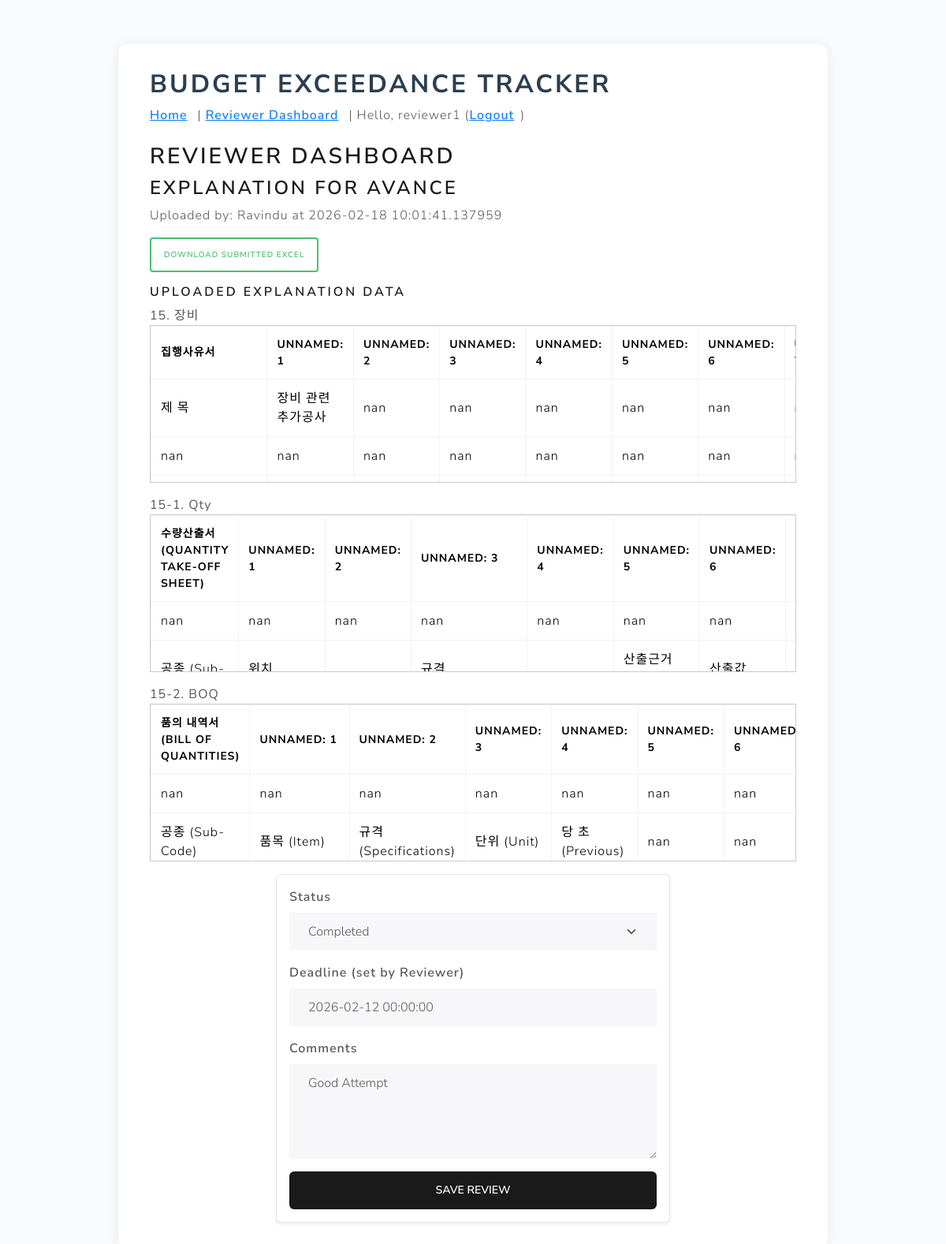
/review/3 (signed in), run on the app's committed database.
### models.py (models this page shows, shortened)
class User(UserMixin, db.Model):
    id = db.Column(db.Integer, primary_key=True)
    name = db.Column(db.String(120), nullable=False, unique=True)
    email = db.Column(db.String(200), nullable=True)
    role = db.Column(db.String(50), nullable=False)  # 'PIC' or 'Reviewer'
    password_hash = db.Column(db.String(200), nullable=True)

class Trade(db.Model):
    id = db.Column(db.Integer, primary_key=True)
    name = db.Column(db.String(200), unique=True, nullable=False)
    incharge = db.Column(db.String(120), nullable=True)

class Explanation(db.Model):
    id = db.Column(db.Integer, primary_key=True)
    trade_id = db.Column(db.Integer, db.ForeignKey('trade.id'), nullable=False)
    user_id = db.Column(db.Integer, db.ForeignKey('user.id'), nullable=False)
    filename = db.Column(db.String(300), nullable=True)
    data_json = db.Column(db.Text, nullable=True)  # parsed excel as JSON
    status = db.Column(db.String(50), default='Submitted')  # Submitted, Reviewed, Needs Changes
    reviewer_comments = db.Column(db.Text, nullable=True)
    deadline = db.Column(db.DateTime, nullable=True)
    uploaded_at = db.Column(db.DateTime, default=datetime.utcnow)
    trade = db.relationship('Trade', backref=db.backref('explanations', lazy=True))
    user = db.relationship('User', backref=db.backref('explanations', lazy=True))
    def get_data(self):
        try:
            return json.loads(self.data_json or '{}')
        except Exception:
            return {}

### app.py (the view, shortened to what this page needs)
    @app.route('/review/<int:explanation_id>', methods=['GET', 'POST'])
    @login_required
    def review_explanation(explanation_id):
        if current_user.role not in ('Reviewer', 'Admin'):
            flash('Only Reviewer or Admin can perform reviews', 'error')
            return redirect(url_for('review_dashboard'))
        expl = Explanation.query.get_or_404(explanation_id)
        data = expl.get_data()
        return render_template('reviewer.html', explanations=[expl], single=True, data=data)

### templates/reviewer.html (shortened to what this page needs)
{% extends 'base.html' %}
{% block content %}
  <h2>Reviewer Dashboard</h2>
  {% if single %}
    <h3>Explanation for {{ explanations[0].trade.name }}</h3>
    <p>Uploaded by: {{ explanations[0].user.name }} at {{ explanations[0].uploaded_at }}</p>
    {% if explanations[0].filename %}
      <a class="btn btn-outline-success btn-sm mb-3" href="/download/{{ explanations[0].id }}">
        Download Submitted Excel
      </a>
    {% endif %}
    <h5>Uploaded Explanation Data</h5>
    {% if data %}
      {% for sheet, rows in data.items() %}
        <div class="mb-3">
          <strong>{{ sheet }}</strong>
          {% if rows and rows|length > 0 %}
            <div style="max-height:200px; overflow:auto; border:1px solid #ccc;">
              <table class="table table-sm table-bordered">
                <thead>
                  <tr>
                    {% for col in rows[0].keys() %}<th>{{ col }}</th>{% endfor %}
                  </tr>
                </thead>
                <tbody>
                  {% for row in rows %}
                    <tr>
                      {% for col in rows[0].keys() %}<td>{{ row[col] }}</td>{% endfor %}
                    </tr>
                  {% endfor %}
                </tbody>
              </table>
            </div>
          {% else %}
            <div class="text-muted">No data in this sheet.</div>
          {% endif %}
        </div>
      {% endfor %}
    {% else %}
      <div class="text-muted">No explanation data uploaded.</div>
    {% endif %}
    <form method="post" class="p-3 rounded bg-light shadow-sm" style="max-width:500px;margin:auto;">
      <div class="mb-3">
        <label class="form-label">Status</label>
        <select name="status" class="form-select">
          <option {% if explanations[0].status=='Completed' %}selected{% endif %}>Completed</option>
        </select>
      </div>
      <div class="mb-3">
        <label class="form-label">Deadline (set by Reviewer)</label>
        <input class="form-control" name="deadline" placeholder="YYYY-MM-DD or YYYY-MM-DDTHH:MM:SS" value="{{ explanations[0].deadline or '' }}" />
      </div>
      <div class="mb-3">
        <label class="form-label">Comments</label>
        <textarea name="comments" class="form-control" rows="4">{{ explanations[0].reviewer_comments or '' }}</textarea>
      </div>
      <button class="btn btn-primary w-100">Save Review</button>
    </form>
  {% endif %}
{% endblock %}

### templates/base.html (shortened to what this page needs)
<!doctype html>
<html lang="en">
  <head>
    <link href="https://cdn.jsdelivr.net/npm/bootstrap@5.3.2/dist/css/bootstrap.min.css" rel="stylesheet">
    <link href="https://cdn.jsdelivr.net/npm/bootswatch@5.3.2/dist/lux/bootstrap.min.css" rel="stylesheet">
  </head>
  <body class="p-4">
    <div class="container">
      <header class="mb-4">
        <h1>Budget Exceedance Tracker</h1>
        <nav>
          <a href="/">Home</a> | <a href="/review">Reviewer Dashboard</a>
          {% if current_user.is_authenticated %}
            | Hello, {{ current_user.name }} (<a href="/logout">Logout</a>)
          {% else %}
            | <a href="/login">Login</a> | <a href="/register">Register</a>
          {% endif %}
        </nav>
      </header>
      {% block content %}{% endblock %}
    </div>
  </body>
</html>

### templates/base.html (style rules this page uses)
body { background: #f8fafc; }
.container { max-width: 900px; background: #fff; border-radius: 12px; box-shadow: 0 2px 16px #0001; padding: 2rem 2.5rem; margin-top: 2rem; }
header h1 { font-weight: 700; color: #2c3e50; }
nav a { font-weight: 500; color: #007bff; margin-right: 0.5rem; }
.table th, .table td { vertical-align: middle; }
.btn-primary, .btn-outline-primary { border-radius: 6px; }
.form-label { font-weight: 600; }

### data on the page
User: name "reviewer1"
Trade: name "AVANCE"
User: name "Ravindu"
Explanation: uploaded_at "2026-02-18 10:01:41.137959", status "Completed", deadline "2026-02-12 00:00:00", comments "Good Attempt"

### other printed values
{{ sheet }} "15. 장비" "15-1. Qty" "15-2. BOQ"
{{ col }} "집행사유서" "UNNAMED: 1" "UNNAMED: 2" "UNNAMED: 3" "UNNAMED: 4" "UNNAMED: 5" "UNNAMED: 6" "수량산출서 (QUANTITY TAKE-OFF SHEET)" "UNNAMED: 1" "UNNAMED: 2" "UNNAMED: 3" "UNNAMED: 4" "UNNAMED: 5" "UNNAMED: 6" "품의 내역서 (BILL OF QUANTITIES)" "UNNAMED: 1" "UNNAMED: 2" "UNNAMED: 3" "UNNAMED: 4" "UNNAMED: 5"
{{ row[col] }} "제 목" "장비 관련 추가공사" "nan" "nan" "nan" "nan" "nan" "nan" "nan" "nan" "nan" "nan" "nan" "nan" "nan" "nan" "nan" "nan" "nan" "nan" "nan" "산출근거…" "nan" "nan" "nan" "nan" "nan" "nan" "nan" "공종 (Sub-Code)" "품목 (Item)" "규격 (Specifications)" "단위 (Unit)" "당 초 (Previous)" "nan" "nan"
